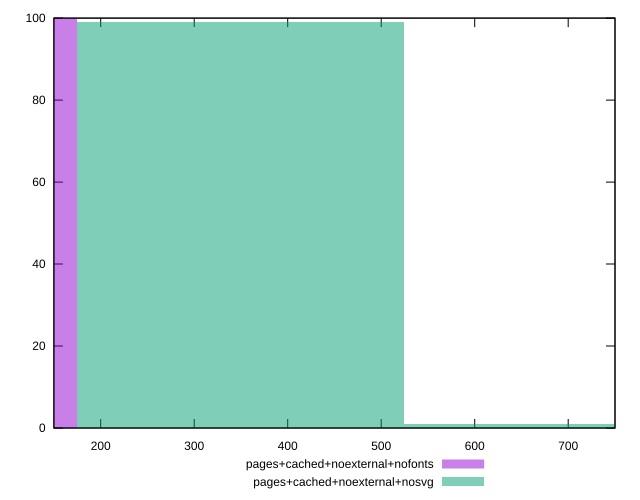

This figure's gnuplot source:
reset

$pagesCachedNoexternalNofonts <<EOF
0 100
EOF

$pagesCachedNoexternalNosvg <<EOF
349.40172729242397 99
698.8034545848479 1
EOF

set key outside below
set boxwidth 349.40172729242397
set xrange [150:750]
set yrange [0:100]
set style fill transparent solid 0.5 noborder
set terminal svg size 640, 500 enhanced background rgb 'white'
set output "report_00007_2020-12-11T15:55:29.892Z/uses-text-compression/comparison/histogram/6_vs_7.svg"

plot $pagesCachedNoexternalNofonts title "pages+cached+noexternal+nofonts" with boxes, \
     $pagesCachedNoexternalNosvg title "pages+cached+noexternal+nosvg" with boxes

reset
